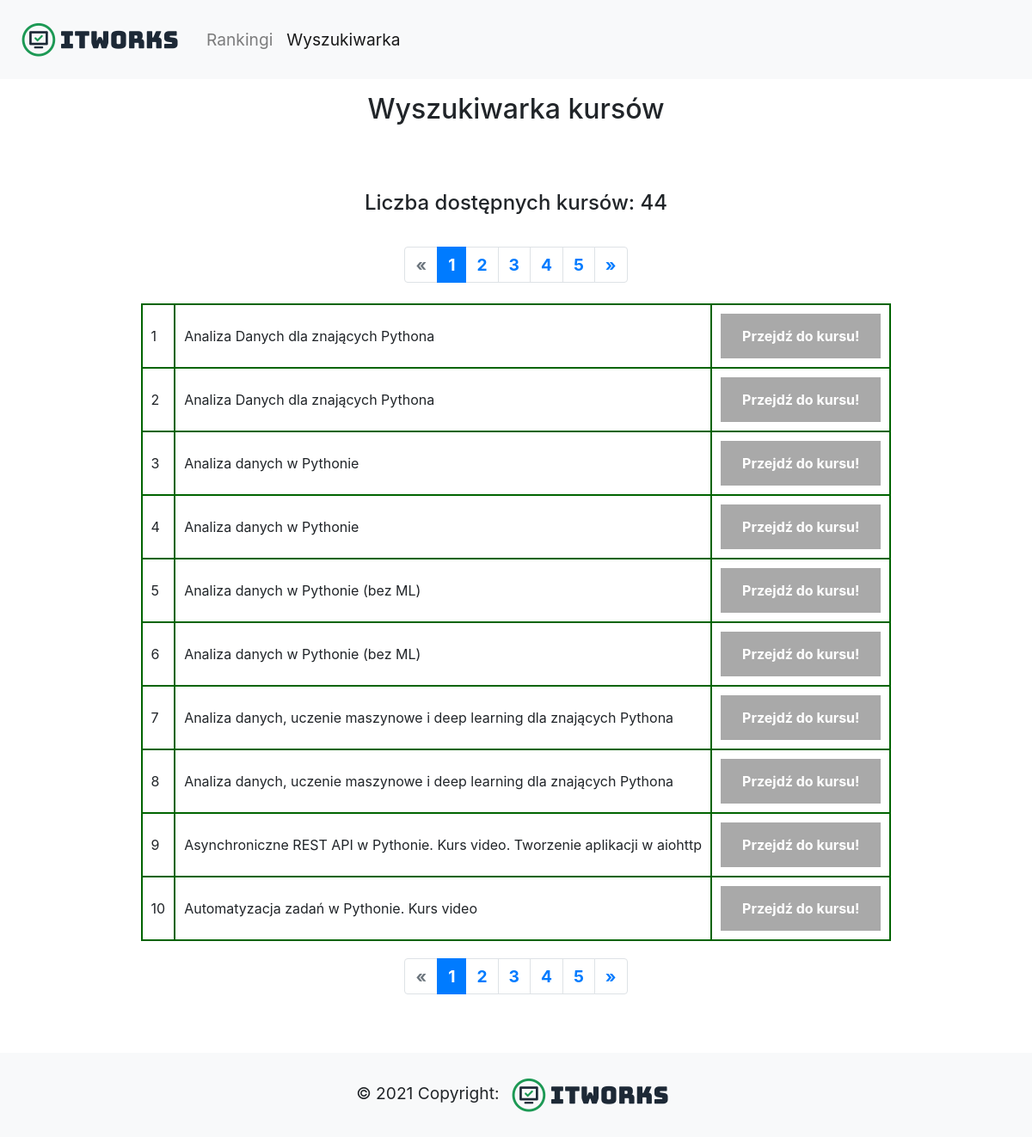
Screenshot of /search-python with the database file from the repository.
### tables this page shows
CREATE TABLE courses (course_title TEXT, course_url TEXT);

### app.py (the view)
@app.route('/search-python', methods=['GET','POST'])
def search_python():
    def get_courses(offset=0, per_page=10):
        return rows[offset: offset + per_page]
    try:
        conn = sqlite3.connect('courses.db')
        conn.row_factory = sqlite3.Row
        cur = conn.cursor()
        query = "SELECT * from courses WHERE course_title LIKE '%python%' ORDER BY course_title"
        cur.execute(query)
        conn.commit()
        rows = cur.fetchall()
        rows_number = len(rows)
        if rows:
            flash("Liczba dostępnych kursów: " + str(len(rows)))
        page, per_page, offset = get_page_args(page_parameter='page', per_page_parameter='per_page')
        total = len(rows)
        pagination_courses = get_courses(offset=offset, per_page=per_page)
        pagination = Pagination(page=page, per_page=per_page, total=total, css_framework='bootstrap4')
        conn.close()
        return render_template('categories_search_results.html', rows=pagination_courses,
            page=page, per_page=per_page, pagination=pagination)
    except OperationalError:
        flash("Wystąpił błąd podczas próby połączenia się z bazą")

### templates/categories_search_results.html (shortened to what this page needs)
<!DOCTYPE html>
<html lang="en">
<head>
    <link rel="stylesheet" href="https://maxcdn.bootstrapcdn.com/bootstrap/4.5.2/css/bootstrap.min.css">
</head>
<body>
    <div id="page-container">
        <nav class="navbar navbar-expand-lg navbar-light bg-light">
            <a class="navbar-brand" href="/">
                <img src="{{url_for('static', filename='logo2.png')}}" alt="">
            </a>
            <div class="collapse navbar-collapse" id="navbarNav" style="font-size: larger;">
                <ul class="navbar-nav">
                    <li class="nav-item ">
                        <a class="nav-link" href="/">Rankingi</a>
                    </li>
                    <li class="nav-item active">
                        <a class="nav-link" href="/browser">Wyszukiwarka</a>
                    </li>
                </ul>
            </div>
        </nav>
        <div id="content-wrap">
            <div class="container h-100">
                <div class="row h-100 justify-content-center align-items-center">
                    <div class="d-flex justify-content-center mt-3 mb-3">
                        <h2>Wyszukiwarka kursów</h2>
                    </div>
                </div>
              </div>
        <div class="container-fluid p-3 my-3">
            {% for message in get_flashed_messages() %}
            <div class="d-flex justify-content-center" style="font-size: larger; font-weight: bold; padding: 20px;"><h4>{{ message }}</h4></div>
            {% endfor %}
            <div class="d-flex justify-content-center" style="font-size: larger; font-weight: bold; padding: 8px;">{{ pagination.links }}</div>
            <table style="margin-left: auto; margin-right: auto;">
                {% for row in rows %}
                <tr>
                    <td>{{ loop.index + (page - 1) * per_page }}</td>
                    <td>{{row["course_title"]}}</td>
                    <td><a href='{{row["course_url"]}}' class="courseLink" target="_blank">Przejdź do kursu!</a></td>
                </tr>
                {% endfor %}
            </table>
            <div class="d-flex justify-content-center" style="font-size: larger; font-weight: bold; padding: 20px;">{{ pagination.links }}</div>
        </div>
        <footer class="bg-light text-center text-lg-start" style="left: 0; bottom: 0; width: 100%;" id="footer">
            <div class="text-center p-3 bg-light" style=" font-size: larger;">
                © 2021 Copyright: <img src="{{url_for('static', filename='logo2.png')}}" alt="">
            </div>
        </footer>
    </div>
</body>
</html>

### templates/categories_search_results.html (style rules this page uses)
#page-container { position: relative; min-height: 91vh; }
#content-wrap { padding-bottom: 1.5rem; }
#footer { position: absolute; bottom: 0; width: 100%; height: 1.5rem; }
table, td { border: 2px solid darkgreen; padding: 10px; }
a:link.courseLink, a:visited.courseLink { background-color: darkgray; color: white; font-weight: bold; padding: 14px 25px; text-align: center; text-decoration: none; display: inline-block; }

### rows the page displays
courses: course_title "Analiza Danych dla znających Pythona"
courses: course_title "Analiza Danych dla znających Pythona"
courses: course_title "Analiza danych w Pythonie"
courses: course_title "Analiza danych w Pythonie"
courses: course_title "Analiza danych w Pythonie (bez ML)"
courses: course_title "Analiza danych w Pythonie (bez ML)"
courses: course_title "Analiza danych, uczenie maszynowe i deep learning dla znających Pythona"
courses: course_title "Analiza danych, uczenie maszynowe i deep learning dla znających Pythona"
courses: course_title "Asynchroniczne REST API w Pythonie. Kurs video. Tworzenie aplikacji w aiohttp"
courses: course_title "Automatyzacja zadań w Pythonie. Kurs video"

### other values shown
{{ message }} "Liczba dostępnych kursów: 44"
{{ pagination.links }} "« 1 2 3 4 5 »"
